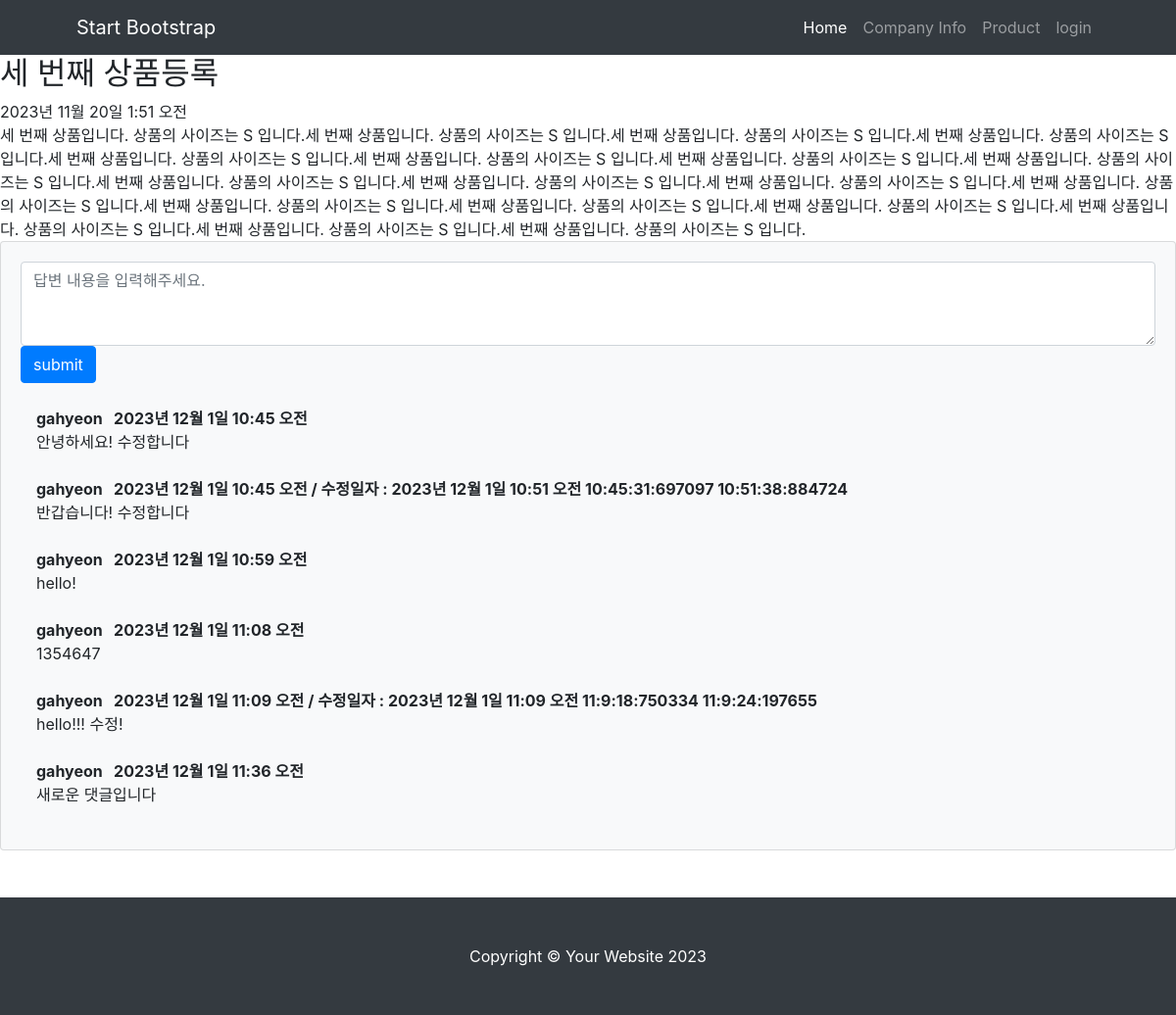
The page /promote/3/ on the database as committed earlier.
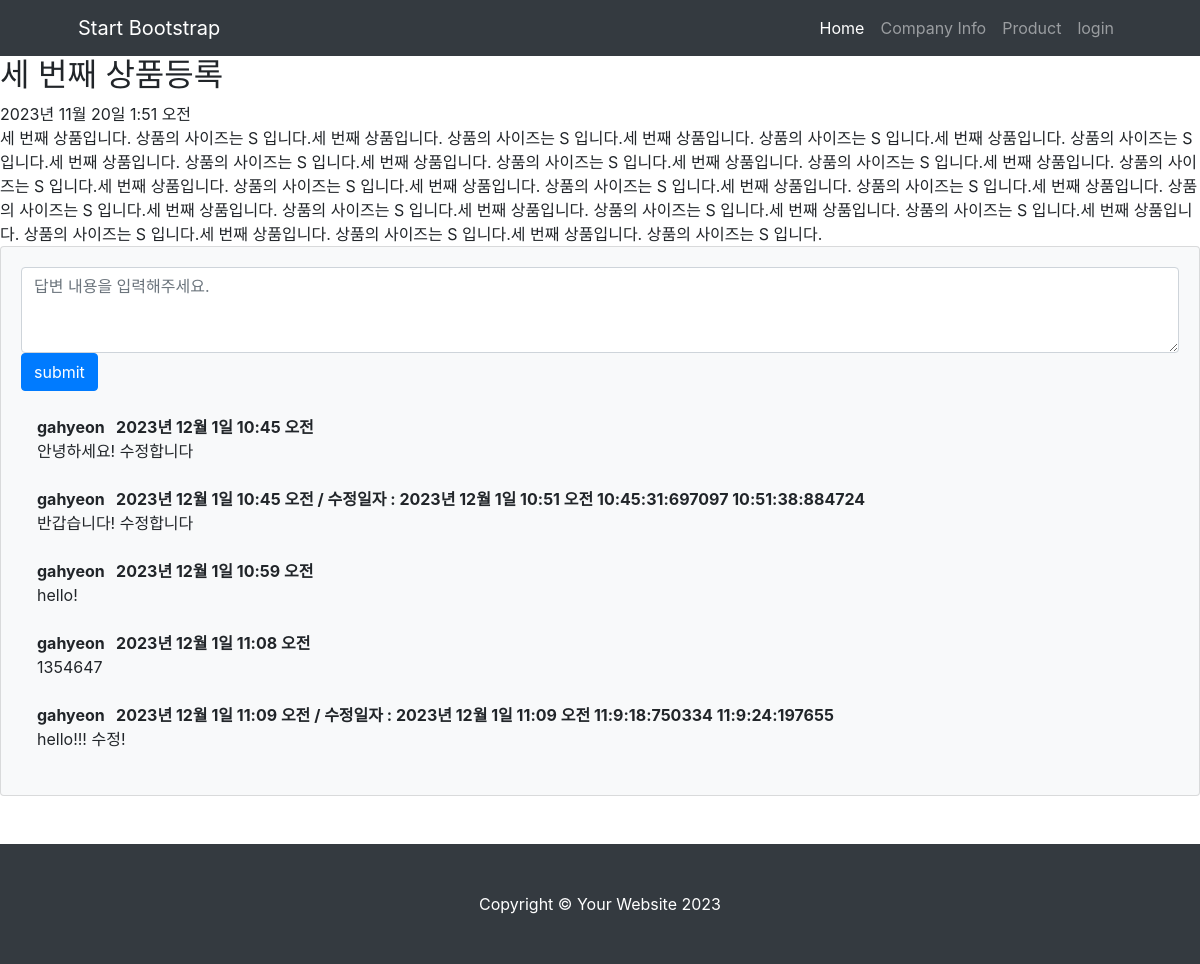
The same page on the database as committed later.
### promote/models.py (models this page shows)
class Comment(models.Model):
    author = models.ForeignKey(User, on_delete=models.CASCADE)
    content_list = models.ForeignKey(MainContent, on_delete=models.CASCADE)
    content = models.TextField()
    create_date = models.DateTimeField(auto_now_add=True)
    modify_date = models.DateTimeField(auto_now=True)

### promote/views.py (the view)
# urls.py: path('<int:content_id>/', views.detail, name='detail'), # /promote/content_id 로 views.py의 detail() 연결, name을 작성하여 .html url 연동에서 하드코딩 방지
def detail(request, content_id):
    content_list = get_object_or_404(MainContent, pk=content_id)
    context = {'content_list': content_list}
    return render(request, 'promote/content_detail.html', context)

### templates/promote/content_detail.html (shortened to what this page needs)
{% extends 'base.html' %}
{% block content %}
<h2>{{ content_list.title }}</h2>
<div>
    {{content_list.pub_date}}<br>
    {{content_list.content}}
</div>
<section class="mb-5">
    <div class="card bg-light">
        <div class="card-body">
            <form method="post" class="mb-4" action="{% url 'comment_create' content_list.id %}">
                <textarea id="content" name="content" class="form-control" rows="3" placeholder="답변 내용을 입력해주세요."></textarea>
                <button type="submit" class="btn btn-primary">submit</button>
            </form>
            {% for comment in content_list.comment_set.all %}
            <div class="d-flex">
                <div class="ms-3">
                    <div class="fw-bold">
                        {{comment.author.username}} &nbsp {{comment.create_date}}
                        {% if comment.create_date.second != comment.modify_date.second %}
                        / 수정일자 : {{comment.modify_date}}
                        {{comment.create_date.hour}}:{{comment.create_date.minute}}:{{comment.create_date.second}}:{{comment.create_date.microsecond}}
                        {{comment.modify_date.hour}}:{{comment.modify_date.minute}}:{{comment.modify_date.second}}:{{comment.modify_date.microsecond}}
                        {% endif %}
                    </div>
                    {{comment.content}}
                </div>
            </div>
            <br/>
            {% endfor %}
        </div>
    </div>
</section>
{% endblock %}

Rows that differ between the two databases and show on the page:
removed Comment: author.username "gahyeon", create_date "2023년 12월 1일 11:36 오전", content "새로운 댓글입니다"
